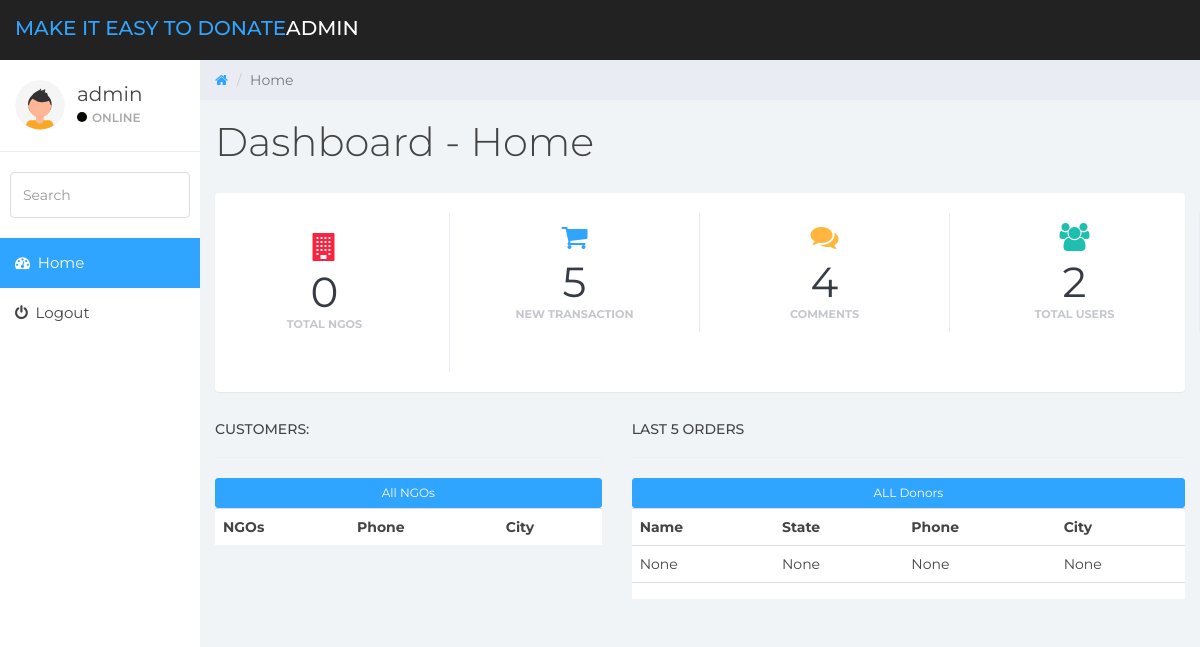
Page /admindashboard/ (signed in) on the earlier database version.
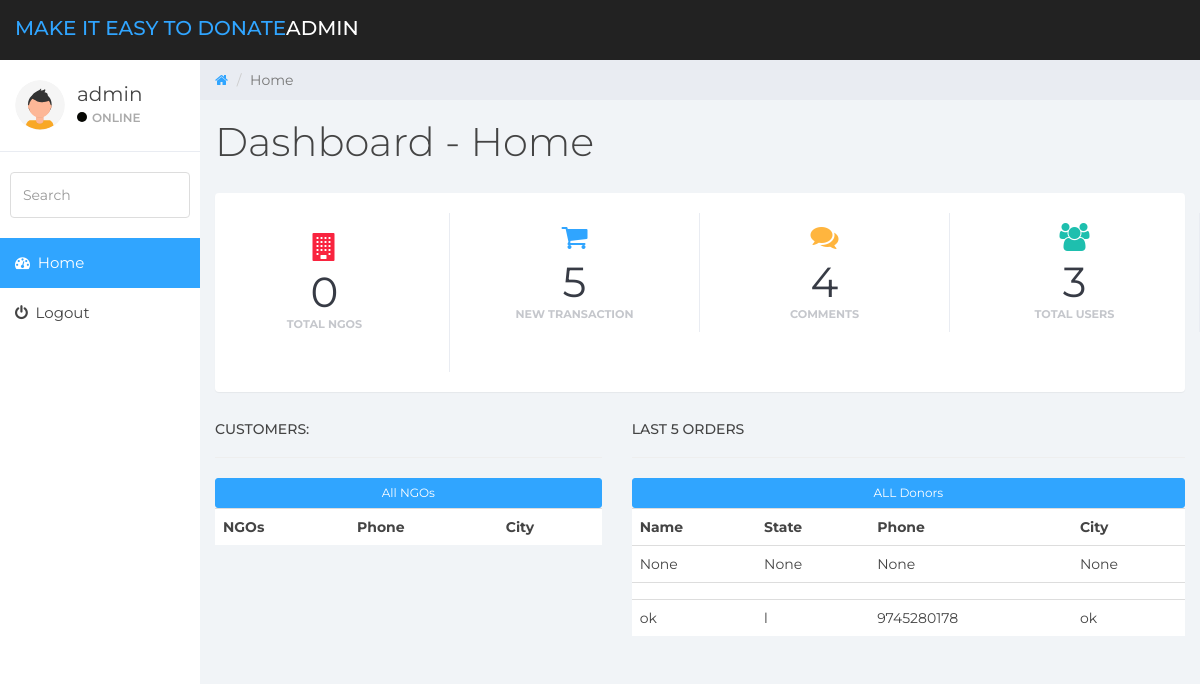
Same page on the later database version.
### home/models.py (models this page shows, shortened)
class donordetail(models.Model):
	user = models.OneToOneField(User, null=True, blank=True, on_delete=models.CASCADE)
	name = models.CharField(max_length=200, null=True)
	city = models.CharField(max_length=200, null=True)
	state = models.CharField(max_length=200, null=True)
	address = models.CharField(max_length=200, null=True)
	phone = models.CharField(max_length=200, null=True)
	date_created = models.DateTimeField(auto_now_add=True, null=True)

### home/decoraters.py (the view)
    def wrapper_function(request, *args, **kwargs):
        group = None
        if request.user.groups.exists():
            group = request.user.groups.all()[0].name
            print(f"User's group: {group}")
        if group == 'donor':
            return redirect('donordashboard')
        elif group == 'ngo':
            return redirect('ngodashboard')
        elif group == 'admin':
            return view_func(request, *args, **kwargs)
        else:
            print("User is not in any specified group.")
            print(f"User details: {request.user}")
            return HttpResponse('You are not authorized to view this page')

### home/decoraters.py (called while the page is built)
def admin_only(view_func):
    def wrapper_function(request, *args, **kwargs):
        group = None
        if request.user.groups.exists():
            group = request.user.groups.all()[0].name
            print(f"User's group: {group}")
        if group == 'donor':
            return redirect('donordashboard')
        elif group == 'ngo':
            return redirect('ngodashboard')
        elif group == 'admin':
            return view_func(request, *args, **kwargs)
        else:
            print("User is not in any specified group.")
            print(f"User details: {request.user}")
            return HttpResponse('You are not authorized to view this page')
    return wrapper_function

### home/views.py (called while the page is built)
@login_required(login_url='login')
@admin_only
def admindashboard(request):
    donors=donordetail.objects.all()
    ngos=ngodetail.objects.all()
    total_donors= donors.count()
    total_ngo= ngos.count()
    context={'donors':donors, 'ngos':ngos, 'total_donors':total_donors, 'total_ngo':total_ngo}
    return render(request, 'admindashboard1.html', context)

### templates/admindashboard1.html (shortened to what this page needs)
<!DOCTYPE html>
<html>
<head>
	<link href="/static/dashboard/css/bootstrap.min.css" rel="stylesheet">
	<link href="/static/dashboard/css/font-awesome.min.css" rel="stylesheet">
	<link href="/static/dashboard/css/datepicker3.css" rel="stylesheet">
	<link href="/static/dashboard/css/styles.css" rel="stylesheet">
</head>
<body>
	<nav class="navbar navbar-custom navbar-fixed-top" role="navigation">
		<div class="container-fluid">
			<div class="navbar-header">
				<a class="navbar-brand" href="#"><span>Make It Easy To Donate</span>ADMIN</a>
			</div>
		</div>
	</nav>
	<div id="sidebar-collapse" class="col-sm-3 col-lg-2 sidebar">
		<div class="profile-sidebar">
			<div class="profile-userpic">
				<img src="/static/dashboard/images/profile.svg" class="img-responsive" alt="">
			</div>
			<div class="profile-usertitle">
				<div class="profile-usertitle-name">{{request.user}}</div>
				<div class="profile-usertitle-status"><span class="indicator label-success"></span>Online</div>
			</div>
		</div>
		<form role="search">
			<div class="form-group">
				<input type="text" class="form-control" placeholder="Search">
			</div>
		</form>
		<ul class="nav menu">
			<li class="active"><a href="{% url 'admindashboard' %}"><em class="fa fa-dashboard">&nbsp;</em> Home</a></li>
			<li><a href="{% url 'logout' %}"><em class="fa fa-power-off">&nbsp;</em> Logout</a></li>
		</ul>
	</div>
	<div class="col-sm-9 col-sm-offset-3 col-lg-10 col-lg-offset-2 main">
		<div class="row">
			<ol class="breadcrumb">
				<li><a href="#">
					<em class="fa fa-home"></em>
				</a></li>
				<li class="active">Home</li>
			</ol>
		</div>
		<div class="row">
			<div class="col-lg-12">
				<h1 class="page-header">Dashboard - Home </h1>
			</div>
		</div>
		<div class="panel panel-container">
			<div class="row">
				<div class="col-xs-6 col-md-3 col-lg-3 no-padding">
					<div class="panel panel-teal panel-widget border-right">
						<div class="panel panel-red panel-widget ">
						<div class="row no-padding"><em class="fa fa-xl fa-building color-red"></em>
							<div class="large">{{total_ngo}}</div>
							<div class="text-muted">Total NGOs</div>
						</div>
						</div>
					</div>
				</div>
				<div class="col-xs-6 col-md-3 col-lg-3 no-padding">
					<div class="panel panel-teal panel-widget border-right">
						<div class="row no-padding"><em class="fa fa-xl fa-shopping-cart color-blue"></em>
							<div class="large">5</div>
							<div class="text-muted">New Transaction </div>
						</div>
					</div>
				</div>
				<div class="col-xs-6 col-md-3 col-lg-3 no-padding">
					<div class="panel panel-blue panel-widget border-right">
						<div class="row no-padding"><em class="fa fa-xl fa-comments color-orange"></em>
							<div class="large">4</div>
							<div class="text-muted">Comments</div>
						</div>
					</div>
				</div>
				<div class="col-xs-6 col-md-3 col-lg-3 no-padding">
					<div class="panel panel-orange panel-widget border-right">
						<div class="row no-padding"><em class="fa fa-xl fa-users color-teal"></em>
							<div class="large">{{total_donors}}</div>
							<div class="text-muted">Total Users</div>
						</div>
					</div>
				</div>
			</div>
		</div>
		<div class="row">
	<div class="col-md-5">
		<h5>CUSTOMERS:</h5>
		<hr>
		<div class="card card-body">
			<a class="btn btn-primary  btn-sm btn-block" href="">All NGOs</a>
			<table class="table table-sm">
				<tr>
					<th>NGOs</th>
					<th>Phone</th>
					<th>City</th>
				</tr>
			</table>
		</div>
	</div>
	<div class="col-md-7">
		<h5>LAST 5 ORDERS</h5>
		<hr>
		<div class="card card-body">
			<a class="btn btn-primary  btn-sm btn-block" href="">ALL Donors</a>
			<table class="table table-sm">
				<tr>
					<th>Name</th>
					<th>State</th>
					<th>Phone</th>
					<th>City</th>
				</tr>
				{% for donor in donors %}
					<tr>
						<td>{{donor.name}}</td>
						<td>{{donor.state}}</td>
						<td>{{donor.phone}}</td>
						<td>{{donor.city}}</td>
					</tr>
				{% endfor %}
			</table>
		</div>
	</div>
</div>
	</div>
</body>
</html>

### static/dashboard/css/styles.css (style rules this page uses)
body { background: #f1f4f7; padding-top: 60px; font-size: 14px; color: #444444; font-family: "Montserrat", "Helvetica Neue", Helvetica, Arial, sans-serif; }
a, a:hover, a:focus { color: #30a5ff; }
h1, h2, h3, h4, h5, h6 { color: #444444; }
h1 { font-weight: 300; font-size: 40px; }
.large { font-size: 1em; }
.text-muted { color: #c5c7cc; }
.color-blue { color: #30a5ff; }
.color-teal { color: #1ebfae; }
.color-orange { color: #ffb53e; }
.color-red { color: #f9243f; }
.no-padding { padding: 0; margin: 0; }
.fa-xl { font-size: 2em; }
input.form-control { border: 1px solid #ddd; box-shadow: none; height: 46px; }
.navbar-custom { background: #222; height: 60px; }
.navbar-header .navbar-brand { color: #fff; font-size: 20px; text-transform: uppercase; font-weight: 500; height: 60px; padding-top: 18px; }
.navbar-header .navbar-brand span { color: #30a5ff; }
.btn-primary, .btn-primary:hover, .btn-primary:focus, .btn-primary:active, .btn-primary.active, .open > .dropdown-toggle.btn-primary, .btn-primary.disabled, .btn-primary[disabled], fieldset[disabled] .btn-primary, .btn-primary.disabled:hover, .btn-primary[disabled]:hover, fieldset[disabled] .btn-primary:hover, .btn-primary.disabled:focus, .btn-primary[disabled]:focus, fieldset[disabled] .btn-primary:focus, .btn-primary.disabled:active, .btn-primary[disabled]:active, fieldset[disabled] .btn-primary:active, .btn-primary.disabled.active, .btn-primary[disabled].active, fieldset[disabled] .btn-primary.active { background-color: #30a5ff; border-color: #30a5ff; }
.label-success { background-color: #070804; }
.panel { border: 0; }
.panel-container { padding-top: 20px; }
.panel-blue { background: #30a5ff; color: #fff; }
.panel-teal { background: #1ebfae; color: #fff; }
.panel-orange { background: #ffb53e; color: #fff; }
.panel-red { background: #f9243f; color: #fff; }
.panel-widget { padding: 10px 0; position: relative; box-shadow: none; border-radius: 0; background: none; text-align: center; color: #333; }
.panel-widget .text-muted { margin-top: -6px; text-transform: uppercase; font-weight: bold; font-size: 0.8em; }
.panel-widget .large { color: #373b45; font-size: 3em; }
.border-right { border-right: 1px solid #dadbda; }
.panel .border-top, .panel .border-right, .panel .border-bottom, .panel .border-left { border-color: #e9ecf2; }
.navbar { border: 0; }
.sidebar { display: block; padding: 0; display: none; box-shadow: none; background: #fff; }
.sidebar ul { margin: 20px 0px; }
.sidebar form { padding: 10px 0 0 0; margin: 10px 10px 20px 10px; }
@media (min-width: 768px) { .sidebar { display: block; position: fixed; top: 60px; bottom: 0; left: 0; z-index: 1000; display: block; margin: 0; padding: 0; overflow-x: hidden; overflow-y: auto; } }
@media (min-width: 768px) { .navbar-header { width: 100%; } }
.sidebar ul.nav .active a, .sidebar ul.nav li.parent a.active, .sidebar ul.nav .active > a:hover, .sidebar ul.nav li.parent a.active:hover, .sidebar ul.nav .active > a:focus, .sidebar ul.nav li.parent a.active:focus { color: #fff; background-color: #30a5ff; }
.sidebar ul.nav li a { height: 50px; font-size: 15px; line-height: 2em; color: #444444; }
.profile-sidebar { padding: 10px 0; border-bottom: 1px solid #e9ecf2; }
.indicator { width: 10px; height: 10px; display: inline-block; border-radius: 9999px; margin-right: 5px; }
.profile-userpic img { float: left; margin: 10px 0px 0px 15px; width: 50px; height: 50px; border-radius: 9999px !important; }
.profile-usertitle { float: left; text-align: left; margin: 10px 0 0 12px; }
.profile-usertitle-name { font-size: 20px; margin-bottom: 0px; }
.profile-usertitle-status { text-transform: uppercase; color: #AAA; font-size: 12px; font-weight: 600; margin-bottom: 15px; }
.breadcrumb { border-radius: 0; padding: 10px 15px 10px 15px; background: #e9ecf2; margin: 0; }
h1.page-header { margin-top: 20px; border-bottom: 0; }
.table { background: #fff; }

Differences in the rows shown:
added donordetail: name "ok", state "l", phone "9745280178", city "ok"
Other differences:
{{ total_donors }}: "2" → "3"
